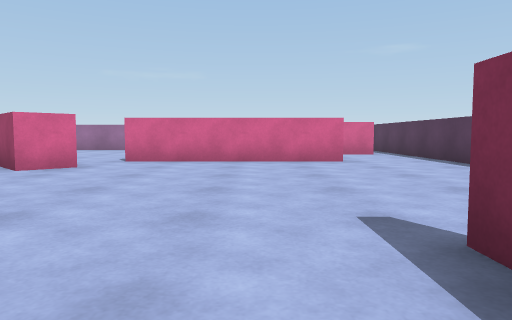
view 1 (above)

20 first-person views from a walk through a Unity game level. The camera is 0.31 m above the floor, tilts 4° down and sees 70° across. The floor is counted in squares, 0.5 m on a side. Each view is taken from the middle of a square. On the plan, view 1 faces up. The plan holds only what a view shows up to about 10 squares ahead; the rest is blank. The player character is not drawn.

view 2
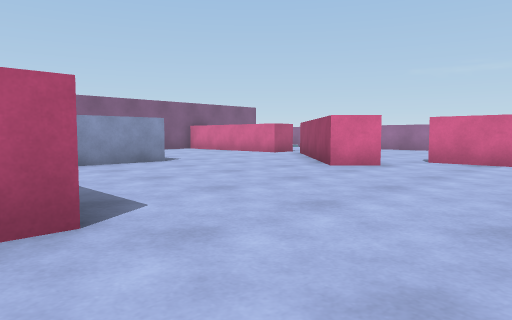

view 3
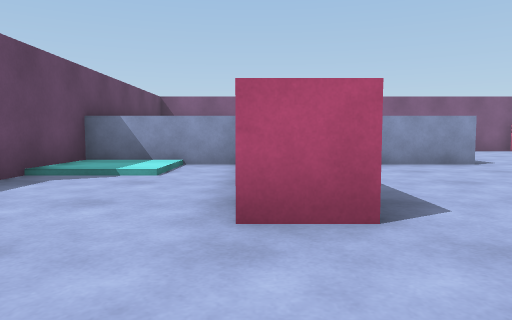

view 4
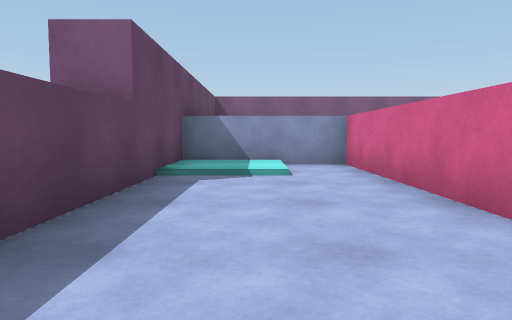

view 5
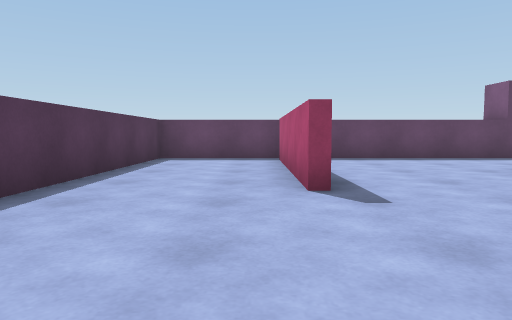

view 6
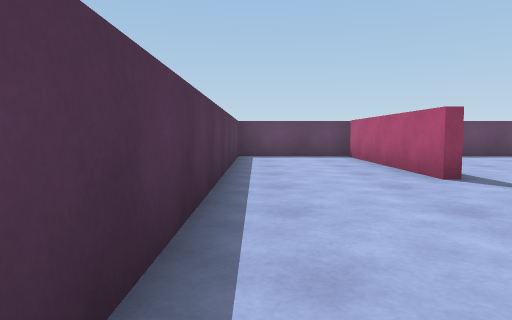

view 7
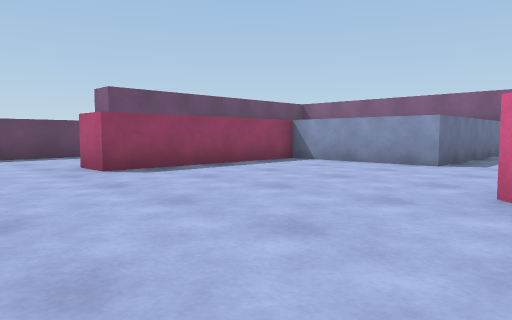

view 8
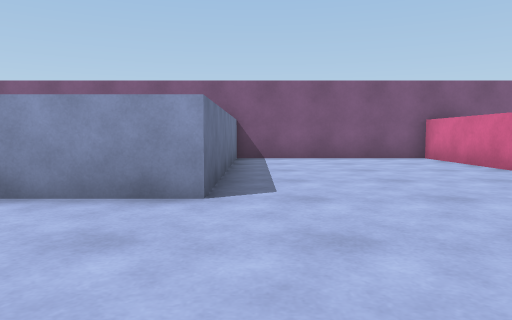

view 9
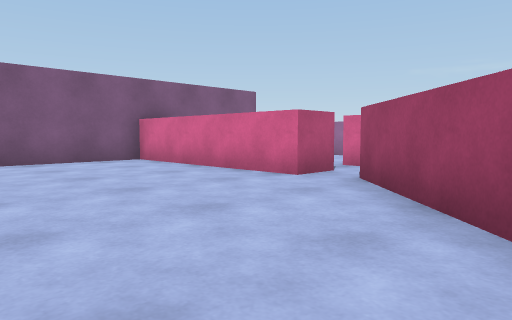

view 10
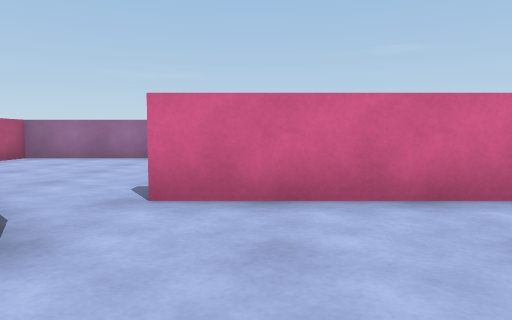

view 11
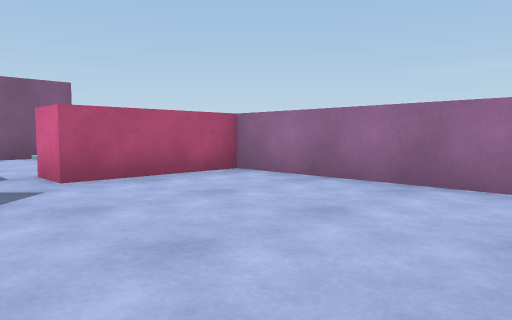

view 12
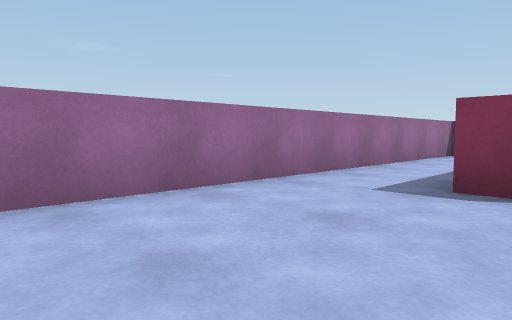

view 13
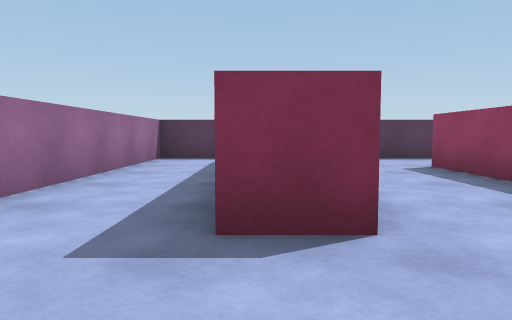

view 14
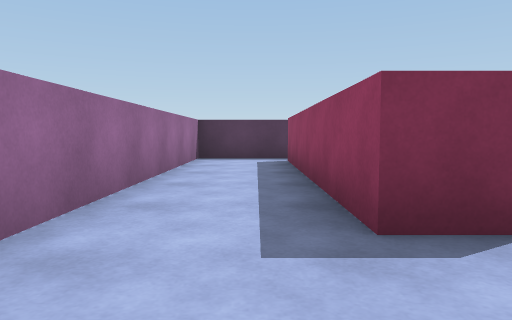

view 15
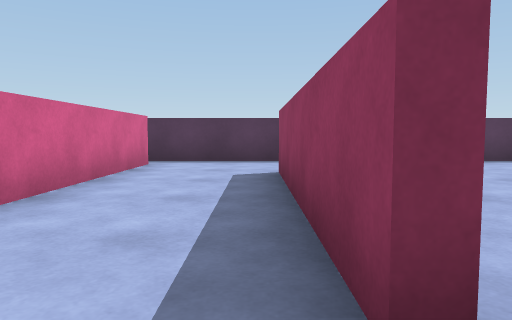

view 16
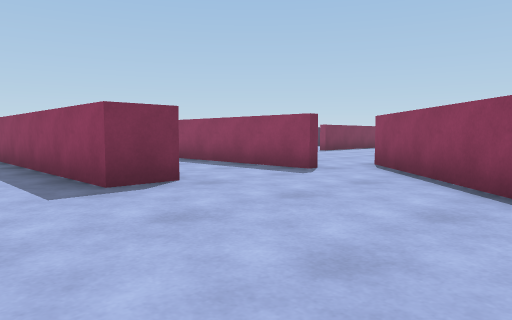

view 17
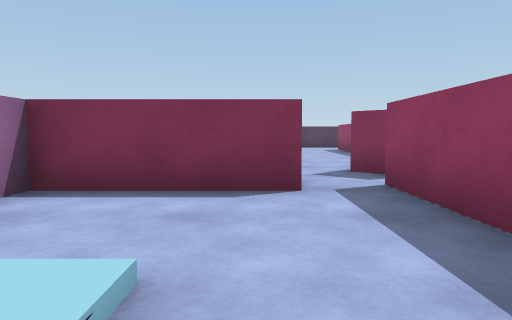

view 18
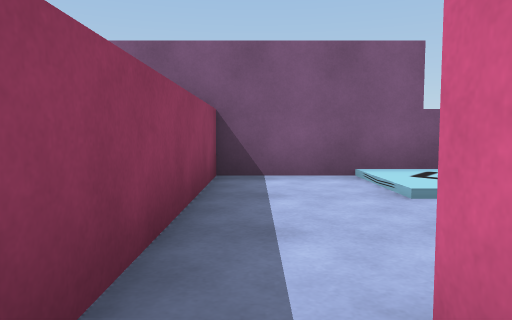

view 19
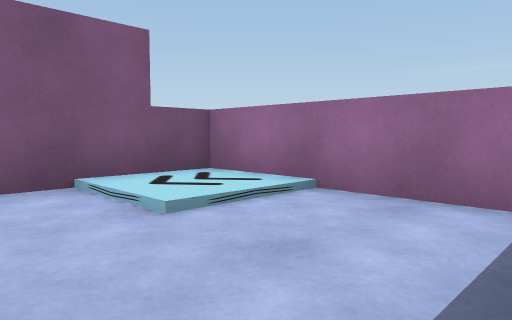

view 20
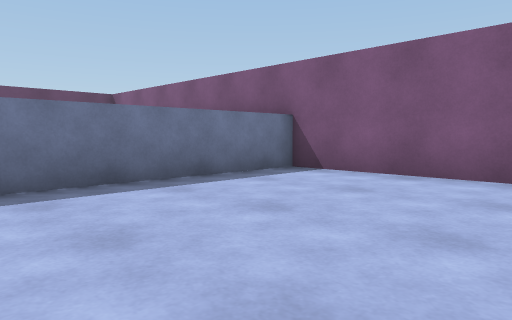

### Floor plan
Points are (right, up) in squares from view 1. A wall is a line through its corners. A room is listed if a view was taken in it or the views show most of it. See-through windows are left out.
Room 1 (views 1, 2, 3, 4, 5, 6, 7, 8, 9, 10, 20)
walls: (-3.4, 6.9) (-4.1, 6.2) (-7.7, 9.8); (1.4, 2) (1.4, -3); (2, 8.4) (-3, 8.4); (-8.5, 9.4) (-13.5, 9.4) (-13.5, 4.5) (-7.5, 4.5) (-7.5, 0.9) (-2.5, 0.9) (-2.5, -0.1) (-7.5, -0.1) (-7.5, -3.5) (4.5, -3.5) (4.5, 10.5); (3.6, 11.2) (2.6, 11.2)
ways out: opening at (-8, 10) to room 2; opening at (1.5, 9.5) to room 2; opening at (4, 11.5) to room 2
Room 2 (views 11, 12, 13, 14, 15, 16, 18)
walls: (-2.8, 11.1) (-2.8, 12.2) (3.6, 12.2); (-3, 8.6) (2, 8.6); (-6.4, 9.9) (-3.4, 6.9); (-7.4, 10) (-6.8, 10.5); (2.6, 11.2) (-0.9, 11.2); (-8.5, 10.4) (-8.5, 9.4); (4.5, 10.5) (4.5, 14.5) (-8, 14.5) (-8, 11.5)
ways out: opening at (-8, 10) to room 1; opening at (1.5, 9.5) to room 1; opening at (4, 11.5) to room 1; opening at (-9, 11) to room 3
Room 3 (views 17, 19)
walls: (-8, 11.5) (-9, 11.5) (-9, 14.5) (-13.5, 14.5) (-13.5, 10.4) (-8.5, 10.4)
ways out: opening at (-9, 11) to room 2

Where each view was taken, in squares from view 1:
view 1: 0 up, 0 right, facing up
view 2: 0 up, 0 right, facing up-left
view 3: 0 up, 0 right, facing left
view 4: 2 down, 0 right, facing left
view 5: 6 up, 2 right, facing down
view 6: 7 up, 4 right, facing down
view 7: 7 up, 0 right, facing down-left
view 8: 5 up, 4 left, facing left
view 9: 5 up, 5 left, facing up-left
view 10: 5 up, 2 left, facing up
view 11: 10 up, 3 left, facing up-left
view 12: 11 up, 7 left, facing up-right
view 13: 12 up, 5 left, facing right
view 14: 13 up, 5 left, facing right
view 15: 9 up, 4 left, facing right
view 16: 14 up, 7 left, facing down-right
view 17: 12 up, 13 left, facing right
view 18: 11 up, 8 left, facing left
view 19: 11 up, 9 left, facing up-left
view 20: 9 up, 8 left, facing down-left
